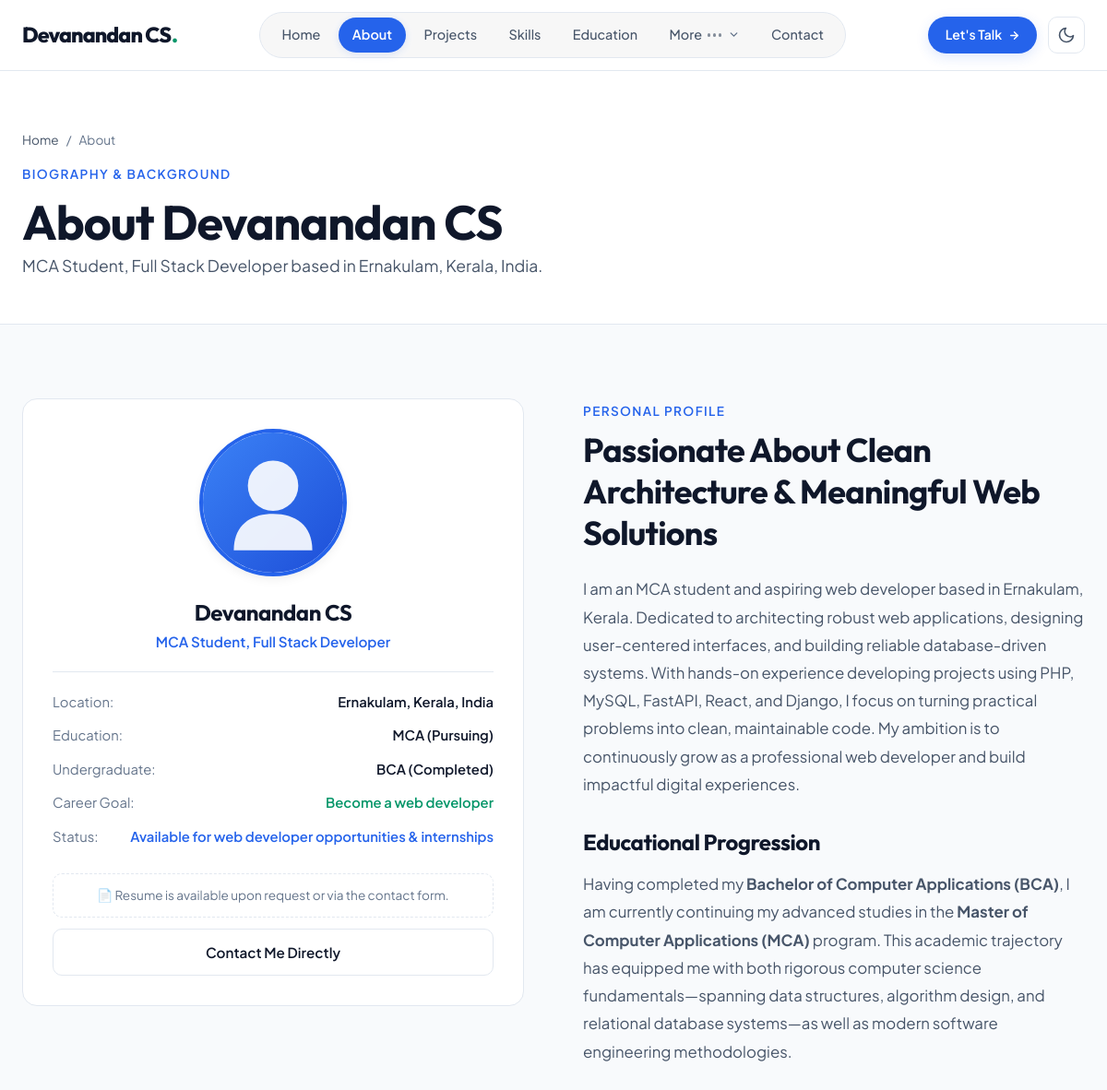
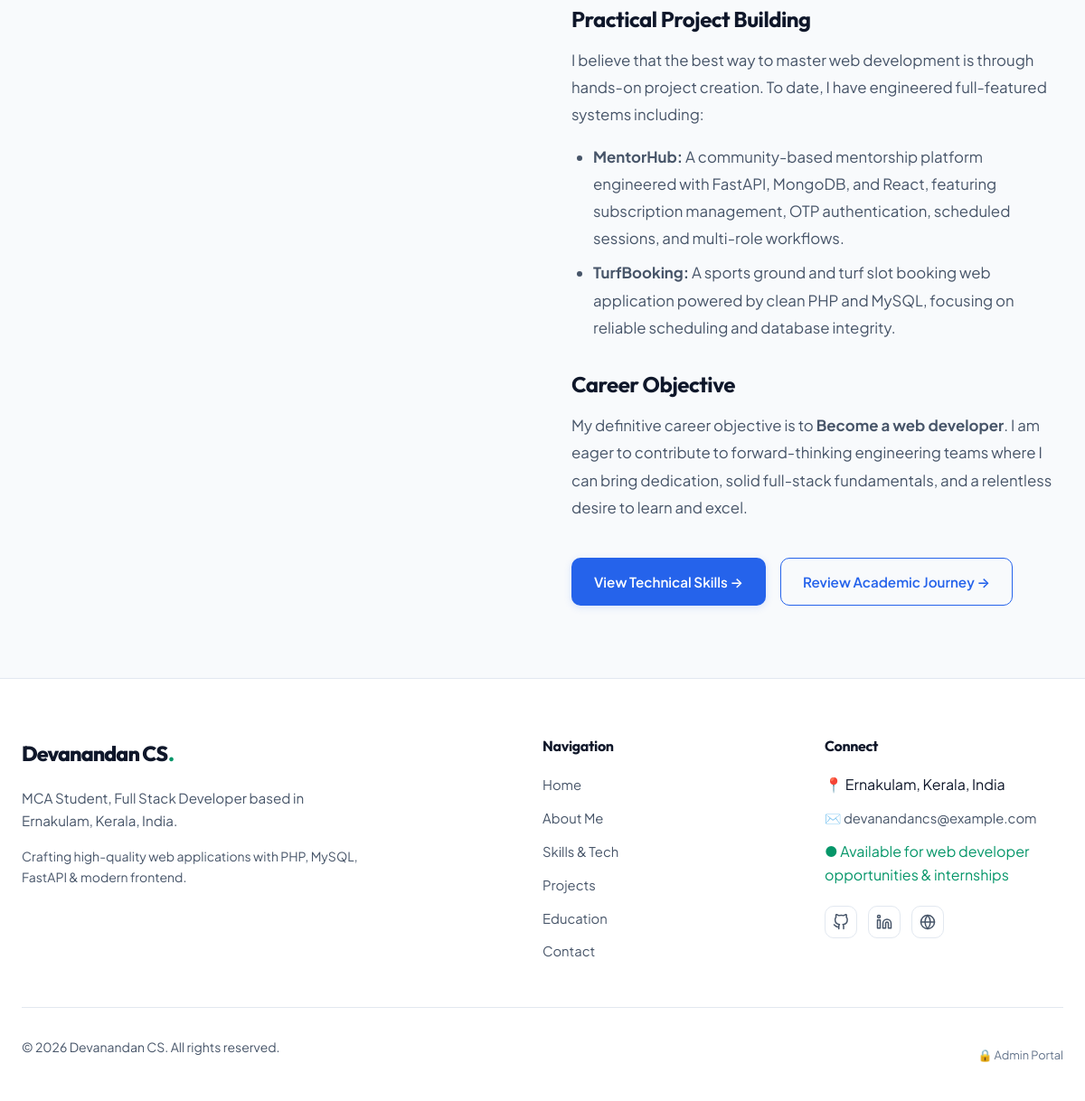
Page /about.php on the committed database (2 pictures, top to bottom).
### tables this page shows
CREATE TABLE IF NOT EXISTS `profile` (
    `id` INT UNSIGNED AUTO_INCREMENT PRIMARY KEY,
    `full_name` VARCHAR(100) NOT NULL DEFAULT 'Devanandan CS',
    `displayed_name` VARCHAR(100) NOT NULL DEFAULT 'Devanandan CS',
    `professional_title` VARCHAR(150) NOT NULL DEFAULT 'MCA Student, Full Stack Developer',
    `tagline` VARCHAR(255) NOT NULL,
    `bio` TEXT NOT NULL,
    `location` VARCHAR(150) NOT NULL DEFAULT 'Ernakulam, Kerala, India',
    `email` VARCHAR(120) NOT NULL DEFAULT 'devanandancs@example.com',
    `phone` VARCHAR(30) DEFAULT NULL,
    `career_goal` VARCHAR(255) NOT NULL DEFAULT 'Become a web developer',
    `availability_status` VARCHAR(100) NOT NULL DEFAULT 'Available for opportunities',
    `profile_photo` VARCHAR(255) DEFAULT NULL,
    `resume_file` VARCHAR(255) DEFAULT NULL,
    `github_url` VARCHAR(255) DEFAULT 'https://github.com',
    `linkedin_url` VARCHAR(255) DEFAULT 'https://linkedin.com',
    `updated_at` TIMESTAMP DEFAULT CURRENT_TIMESTAMP ON UPDATE CURRENT_TIMESTAMP
);

CREATE TABLE IF NOT EXISTS `social_links` (
    `id` INT UNSIGNED AUTO_INCREMENT PRIMARY KEY,
    `platform` VARCHAR(60) NOT NULL,
    `url` VARCHAR(255) NOT NULL,
    `icon` VARCHAR(60) NOT NULL,
    `display_order` INT NOT NULL DEFAULT 0,
    `is_active` TINYINT(1) NOT NULL DEFAULT 1,
    `created_at` TIMESTAMP DEFAULT CURRENT_TIMESTAMP,
    INDEX `idx_social_order` (`display_order`)
);

### about.php (the view, shortened to what the rows shown need)
<?php
require_once __DIR__ . '/includes/header.php';
$profile = get_profile();
$avatarSrc = !empty($profile['profile_photo']) ? upload_url($profile['profile_photo'], 'profile') : asset('images/avatar-placeholder.svg');
$resumeSrc = !empty($profile['resume_file']) ? upload_url($profile['resume_file'], 'resumes') : null;
?>
<header class="page-hero">
    <div class="container">
        <nav class="breadcrumbs" aria-label="Breadcrumb">
            <a href="<?= url('') ?>">Home</a>
            <span>/</span>
            <span>About</span>
        </nav>
        <span class="section-subtitle">Biography &amp; Background</span>
        <h1>About <?= e($profile['displayed_name'] ?? 'Me') ?></h1>
        <p class="section-description">
            <?= e($profile['professional_title'] ?? 'Full Stack Developer') ?> based in <?= e($profile['location'] ?? 'Ernakulam, Kerala') ?>.
        </p>
    </div>
</header>
<section class="section">
    <div class="container">
        <div class="grid-2" style="align-items: start; gap: 4rem;">
            <div>
                <div style="background-color: var(--bg-card); border: 1px solid var(--border-color); border-radius: var(--radius-lg); padding: 2rem; text-align: center;">
                    <div style="width: 160px; height: 160px; margin: 0 auto 1.5rem auto; border-radius: 50%; overflow: hidden; border: 4px solid var(--accent-primary); box-shadow: var(--shadow-md);">
                        <img src="<?= e($avatarSrc) ?>" alt="<?= e($profile['displayed_name'] ?? 'Devanandan CS') ?>" style="width: 100%; height: 100%; object-fit: cover;">
                    </div>
                    <h2 style="font-size: 1.5rem; margin-bottom: 0.25rem;"><?= e($profile['displayed_name'] ?? 'Devanandan CS') ?></h2>
                    <p style="color: var(--accent-primary); font-weight: 600; font-size: 0.95rem; margin-bottom: 1.25rem;">
                        <?= e($profile['professional_title'] ?? 'MCA Student, Full Stack Developer') ?>
                    </p>
                    <div style="border-top: 1px solid var(--border-color); padding-top: 1.25rem; text-align: left; font-size: 0.925rem;">
                        <div style="margin-bottom: 0.75rem; display: flex; justify-content: space-between;">
                            <span style="color: var(--text-muted);">Location:</span>
                            <span style="font-weight: 600; color: var(--text-primary);"><?= e($profile['location'] ?? 'Ernakulam, Kerala, India') ?></span>
                        </div>
                        <div style="margin-bottom: 0.75rem; display: flex; justify-content: space-between;">
                        </div>
                        <div style="margin-bottom: 0.75rem; display: flex; justify-content: space-between;">
                        </div>
                        <div style="margin-bottom: 0.75rem; display: flex; justify-content: space-between;">
                            <span style="color: var(--text-muted);">Career Goal:</span>
                            <span style="font-weight: 600; color: var(--accent-emerald);"><?= e($profile['career_goal'] ?? 'Become a web developer') ?></span>
                        </div>
                        <div style="display: flex; justify-content: space-between;">
                            <span style="color: var(--text-muted);">Status:</span>
                            <span style="font-weight: 600; color: var(--accent-primary);"><?= e($profile['availability_status'] ?? 'Available') ?></span>
                        </div>
                    </div>
                    <div style="margin-top: 1.75rem; display: flex; flex-direction: column; gap: 0.75rem;" id="resume">
                        <?php if ($resumeSrc): ?>
                            <a href="<?= e($resumeSrc) ?>" target="_blank" class="btn btn-primary" download>
                                <svg width="18" height="18" viewBox="0 0 24 24" fill="none" stroke="currentColor" stroke-width="2" stroke-linecap="round" stroke-linejoin="round"><path d="M21 15v4a2 2 0 0 1-2 2H5a2 2 0 0 1-2-2v-4"></path><polyline points="7 10 12 15 17 10"></polyline><line x1="12" y1="15" x2="12" y2="3"></line></svg>
                                Download Resume (PDF)
                            </a>
                        <?php else: ?>
                            <div style="padding: 0.75rem; border-radius: var(--radius-md); background-color: var(--bg-surface); border: 1px dashed var(--border-color); font-size: 0.85rem; color: var(--text-muted);">
                            </div>
                        <?php endif; ?>
                        <a href="<?= url('contact.php') ?>" class="btn btn-secondary">Contact Me Directly</a>
                    </div>
                </div>
            </div>
            <div>
                <h2 style="margin-bottom: 1.5rem;">Passionate About Clean Architecture &amp; Meaningful Web Solutions</h2>
                <div style="color: var(--text-secondary); line-height: 1.8; font-size: 1.05rem;">
                    <p>
                        <?= nl2br(e($profile['bio'] ?? '')) ?>
                    </p>
                    <h3 style="margin: 2rem 0 1rem 0; color: var(--text-primary);">Educational Progression</h3>
                    <p>
                        Having completed my <strong>Bachelor of Computer Applications (BCA)</strong>, I am currently continuing my advanced studies in the <strong>Master of Computer Applications (MCA)</strong> program. This academic trajectory has equipped me with both rigorous computer science fundamentals—spanning data structures, algorithm design, and relational database systems—as well as modern software engineering methodologies.
                    </p>
                    <h3 style="margin: 2rem 0 1rem 0; color: var(--text-primary);">Practical Project Building</h3>
                    <p>
                        I believe that the best way to master web development is through hands-on project creation. To date, I have engineered full-featured systems including:
                    </p>
                    <ul style="padding-left: 1.5rem; margin-bottom: 1.5rem;">
                        <li style="margin-bottom: 0.5rem;">
                        </li>
                        <li style="margin-bottom: 0.5rem;">
                        </li>
                    </ul>
                    <h3 style="margin: 2rem 0 1rem 0; color: var(--text-primary);">Career Objective</h3>
                    <p>
                        My definitive career objective is to <strong><?= e($profile['career_goal'] ?? 'become a web developer') ?></strong>. I am eager to contribute to forward-thinking engineering teams where I can bring dedication, solid full-stack fundamentals, and a relentless desire to learn and excel.
                    </p>
                    <div style="margin-top: 2.5rem; display: flex; gap: 1rem; flex-wrap: wrap;">
                        <a href="<?= url('skills.php') ?>" class="btn btn-primary">View Technical Skills &rarr;</a>
                        <a href="<?= url('education.php') ?>" class="btn btn-outline">Review Academic Journey &rarr;</a>
                    </div>
                </div>
            </div>
        </div>
    </div>
</section>
<?php include __DIR__ . '/includes/footer.php'; ?>

### includes/navbar.php (shortened to what the rows shown need)
<?php
$profile = get_profile();
$displayedName = !empty($profile['displayed_name']) ? $profile['displayed_name'] : (!empty($profile['full_name']) ? $profile['full_name'] : 'Portfolio');
?>
<header class="site-header" id="site-header">
    <div class="container">
        <nav class="navbar" aria-label="Main Portfolio Navigation">
            <a href="<?= url('') ?>" class="nav-brand" aria-label="<?= e($displayedName) ?> Home">
                <span class="brand-monogram"><?= e($displayedName) ?><span class="brand-accent-dot">.</span></span>
            </a>
        </nav>
    </div>
</header>

### includes/footer.php (shortened to what the rows shown need)
<?php
$profile = get_profile();
$displayedName = !empty($profile['displayed_name']) ? $profile['displayed_name'] : (!empty($profile['full_name']) ? $profile['full_name'] : 'Portfolio');
$footerTagline = get_setting('footer_tagline', 'Crafting high-quality web applications with PHP, MySQL, FastAPI & modern frontend.');
$rawCopyright = get_setting('footer_copyright', '© ' . date('Y') . ' ' . $displayedName . '. All rights reserved.');
$footerCopyright = str_ireplace('Devanandan CS', $displayedName, $rawCopyright);
$socialLinks = [];
try {
    $db = get_db();
    $stmt = $db->query("SELECT * FROM social_links WHERE is_active = 1 ORDER BY display_order ASC");
    $socialLinks = $stmt->fetchAll();
} catch (Exception $e) {
}
?>
    </main>
    <footer class="site-footer" id="site-footer">
        <div class="container">
            <div class="footer-grid">
                <div class="footer-col footer-col-brand">
                    <a href="<?= url('') ?>" class="nav-brand" aria-label="<?= e($displayedName) ?> Home">
                        <span class="brand-monogram"><?= e($displayedName) ?><span class="brand-accent-dot">.</span></span>
                    </a>
                    <p class="footer-brand-bio">
                        <?= e($profile['professional_title'] ?? 'MCA Student, Full Stack Developer') ?> based in <?= e($profile['location'] ?? 'Ernakulam, Kerala, India') ?>.
                    </p>
                    <p class="footer-brand-bio" style="margin-top: 0.5rem; font-size: 0.875rem;">
                        <?= e($footerTagline) ?>
                    </p>
                </div>
                <div class="footer-col">
                    <ul class="footer-links">
                        <li><span>📍 <?= e($profile['location'] ?? 'Ernakulam, Kerala, India') ?></span></li>
                        <li><a href="mailto:<?= e($profile['email'] ?? 'devanandancs@example.com') ?>">✉️ <?= e($profile['email'] ?? 'devanandancs@example.com') ?></a></li>
                        <li><span style="color: var(--accent-emerald);">● <?= e($profile['availability_status'] ?? 'Available for opportunities') ?></span></li>
                    </ul>
                    <?php if (!empty($socialLinks)): ?>
                        <div class="social-pills" style="margin-top: 1.25rem;">
                            <?php foreach ($socialLinks as $link): ?>
                                <a href="<?= e($link['url']) ?>" target="_blank" rel="noopener noreferrer" class="social-pill" title="<?= e($link['platform']) ?>">
                                </a>
                            <?php endforeach; ?>
                        </div>
                    <?php endif; ?>
                </div>
            </div>
            <div class="footer-bottom">
                <p><?= e($footerCopyright) ?></p>
                <div class="footer-admin-link">
                    <a href="<?= url('admin/login.php') ?>" style="color: var(--text-muted); font-size: 0.8rem;">🔒 Admin Portal</a>
                </div>
            </div>
        </div>
    </footer>
</body>
</html>

### rows in the picture
profile: displayed_name "Devanandan CS", professional_title "MCA Student, Full Stack Developer", location "Ernakulam, Kerala, India", career_goal "Become a web developer", availability_status "Available for web developer opportunities & internships", bio "I am an MCA student and aspiring web developer based in Ernakulam, Kerala. Dedicated to architecting robust web applications, designing user-centered interfaces, and building reliable database-driven systems. With hands-on experience developing projects using PHP, MySQL, FastAPI, React, and Django, I focus on turning practical problems into clean, maintainable code. My ambition is to continuously grow as a professional web developer and build impactful digital experiences.", email "devanandancs@example.com", displayed_name "© 2026 Devanandan CS. All rights reserved."
social_links: platform "GitHub" (drawn)
social_links: platform "LinkedIn" (drawn)
social_links: platform "Email" (drawn)

### other values in the picture
$footerTagline "Crafting high-quality web applications with PHP, MySQL, FastAPI & modern frontend."
